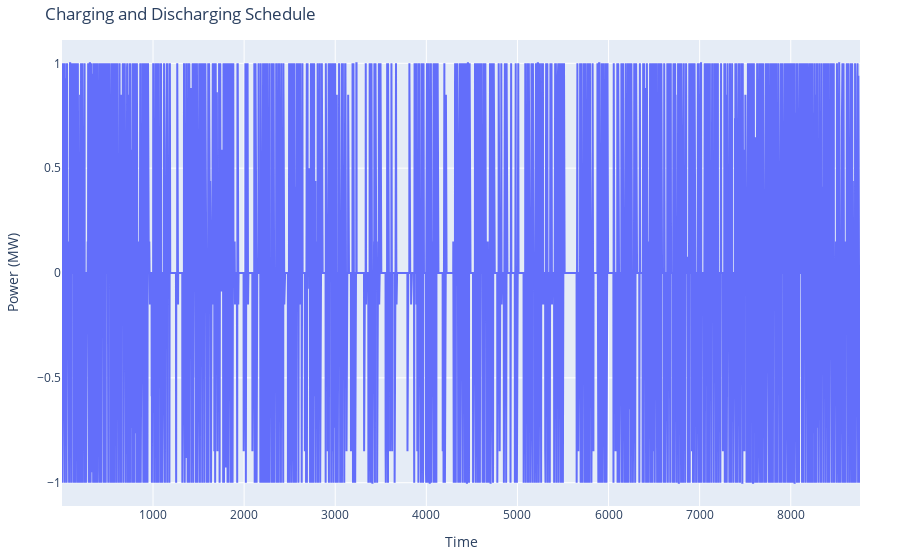
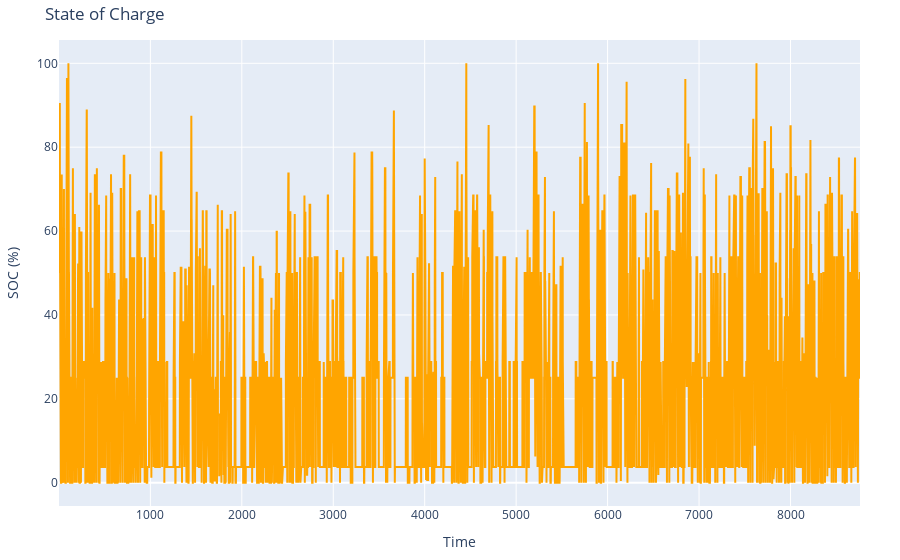

Notebook code cell kept with these figures, in order:
### Code cell
# Create interactive plot for charging and discharging
fig_charge_discharge = go.Figure()
fig_charge_discharge.add_trace(go.Scatter(x=result_df.index, y=result_df['net_discharge'], mode='lines', name='net'))
fig_charge_discharge.update_layout(
    title='Charging and Discharging Schedule',
    xaxis_title='Time',
    yaxis_title='Power (MW)',
    # xaxis=dict(
    #     tickmode='linear',
    #     dtick=86400000.0 * 30,  # 86400000.0 milliseconds in a day * 30 days
    # ),
    legend=dict(x=1.05, y=1),  # Position the legend outside the plot
    autosize=True,
    margin=dict(l=40, r=40, t=40, b=40),
)
fig_charge_discharge.show()

# Create interactive plot for charging and discharging
fig_soc = go.Figure()
fig_soc.add_trace(go.Scatter(x=result_df.index, y=result_df['soc_percent']*100, mode='lines', name='net', line=dict(color='orange')))
fig_soc.update_layout(
    title='State of Charge',
    xaxis_title='Time',
    yaxis_title='SOC (%)',
    # xaxis=dict(
    #     tickmode='linear',
    #     dtick=86400000.0 * 30,  # 86400000.0 milliseconds in a day * 30 days
    # ),
    legend=dict(x=1.05, y=1),  # Position the legend outside the plot
    autosize=True,
    margin=dict(l=40, r=40, t=40, b=40),
)
fig_soc.show()

### Figure 1 — Plotly figure (JSON) as saved in the notebook; plotly's stock layout.template omitted (floating-point values rounded to 4 significant figures; data arrays with more than 128 entries replaced by an {"elided": "..."} marker saying what was removed)
{"data": [{"mode": "lines", "name": "net", "type": "scatter", "x": {"elided": "8760 int values"}, "y": {"elided": "8760 float values"}}], "layout": {"autosize": true, "legend": {"x": 1.05, "y": 1}, "margin": {"b": 40, "l": 40, "r": 40, "t": 40}, "title": {"text": "Charging and Discharging Schedule"}, "xaxis": {"title": {"text": "Time"}}, "yaxis": {"title": {"text": "Power (MW)"}}}}

### Figure 2 — Plotly figure (JSON) as saved in the notebook; plotly's stock layout.template omitted (floating-point values rounded to 4 significant figures; data arrays with more than 128 entries replaced by an {"elided": "..."} marker saying what was removed)
{"data": [{"line": {"color": "orange"}, "mode": "lines", "name": "net", "type": "scatter", "x": {"elided": "8760 int values"}, "y": {"elided": "8760 float values"}}], "layout": {"autosize": true, "legend": {"x": 1.05, "y": 1}, "margin": {"b": 40, "l": 40, "r": 40, "t": 40}, "title": {"text": "State of Charge"}, "xaxis": {"title": {"text": "Time"}}, "yaxis": {"title": {"text": "SOC (%)"}}}}
